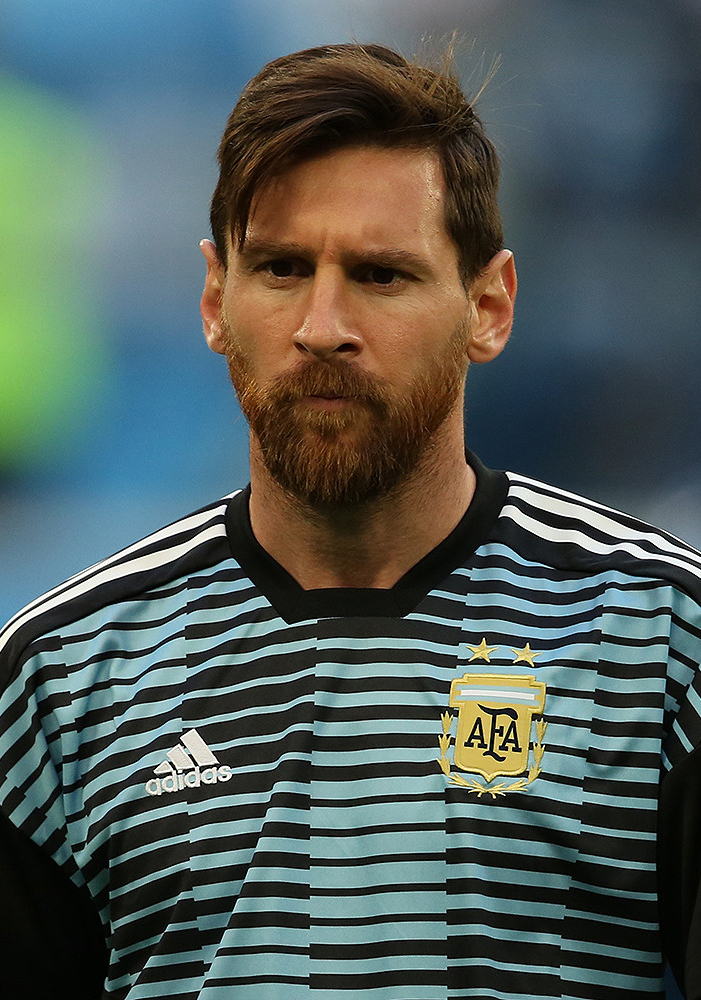
#> input picture Model/dataset/lionel_messi/Lionel_Messi_20180626.jpg, 701 x 1000 px
$ jupyter execute --allow-errors 'Sports celebrity classification.ipynb'   (shell and % lines are left out)
#> lines starting #> are read from the running program, lines starting #| are printed output that depends on the picture
[cell 1]
import numpy as np
import cv2
import matplotlib.pyplot as plt
import seaborn as sns

[cell 2]
img = cv2.imread('./dataset/lionel_messi/960.jpg')
#> (the rest of this cell did not finish here and is left out)

#> (a cell that did not finish here is left out)

#> (a cell that did not finish here is left out)

#> (a cell that did not finish here is left out)

[cell 6]
face_cascade = cv2.CascadeClassifier('./opencv/haarcascades/haarcascade_frontalface_default.xml')
eye_cascade = cv2.CascadeClassifier('./opencv/haarcascades/haarcascade_eye.xml')

#> (a cell that did not finish here is left out)

#> (a cell that did not finish here is left out)

#> (a cell that did not finish here is left out)

[cell 10]
cv2.destroyAllWindows()
#> (the rest of this cell did not finish here and is left out)

[cell 11]
plt.figure()
#> (the rest of this cell did not finish here and is left out)

#> (a cell that did not finish here is left out)

[cell 13]
def get_cropped_image_if_2_eyes(image_path):
    img = cv2.imread(image_path)
    gray = cv2.cvtColor(img, cv2.COLOR_BGR2GRAY)
    faces = face_cascade.detectMultiScale(gray, 1.3, 5)
    for (x,y,w,h) in faces:
        roi_gray = gray[y:y+h, x:x+w]
        roi_color = img[y:y+h, x:x+w]
        eyes = eye_cascade.detectMultiScale(roi_gray)
        if len(eyes) >= 2:
            return roi_color

[cell 14]
original_image = cv2.imread('./dataset/lionel_messi/960.jpg')
#> (the rest of this cell did not finish here and is left out)

#> (a cell that did not finish here is left out)

[cell 16]
cropped_image_2 = get_cropped_image_if_2_eyes('./dataset/lionel_messi/Lionel_Messi_20180626.jpg')
#> in get_cropped_image_if_2_eyes, img is the input picture: shape (1000, 701, 3); mean B, G, R 89.1, 92.7, 81.2
#> in get_cropped_image_if_2_eyes (call 2), `gray = cv2.cvtColor(img, cv2.COLOR_BGR2GRAY)`:
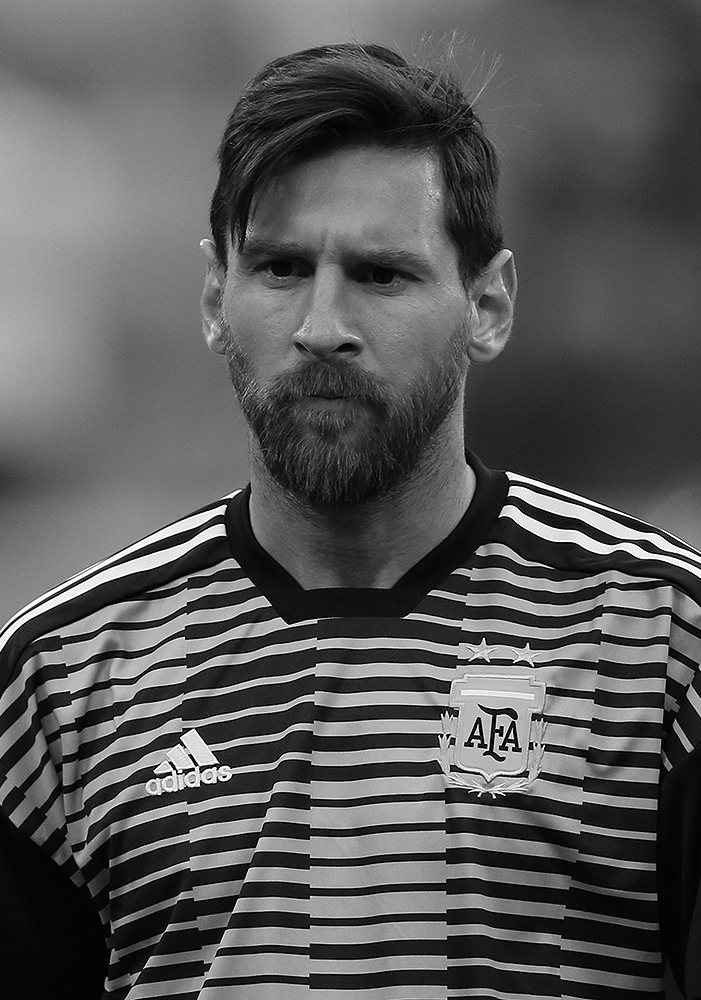
#> gray: shape (1000, 701); min 0, max 255, mean 88.8
#> in get_cropped_image_if_2_eyes (call 2), `faces = face_cascade.detectMultiScale(gray, 1.3, 5)`: faces = [[189, 164, 282, 282]]
#> the loop in get_cropped_image_if_2_eyes (call 2), `for (x,y,w,h) in faces:` made 1 pass
#> pass 1, in get_cropped_image_if_2_eyes (call 2), `roi_gray = gray[y:y+h, x:x+w]`:
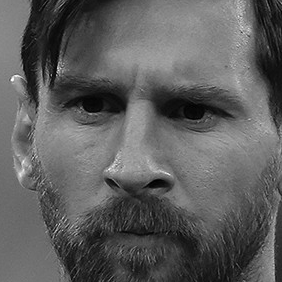
#> roi_gray: shape (282, 282); min 1, max 254, mean 94
#> pass 1, in get_cropped_image_if_2_eyes (call 2), `roi_color = img[y:y+h, x:x+w]`:
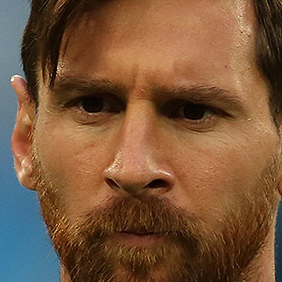
#> roi_color: shape (282, 282, 3); mean B, G, R 59.5, 86.7, 121.4
cropped_image_2

[cell 17]
path_to_data = './dataset/'
path_to_cr_data = './dataset/cropped/'

[cell 18]
import os
img_dirs = []
for entry in os.scandir(path_to_data):
    if entry.is_dir():
        img_dirs.append(entry.path)

[cell 19]
img_dirs

[cell 20]
import shutil
if os.path.exists(path_to_cr_data):
    shutil.rmtree(path_to_cr_data)
os.mkdir(path_to_cr_data)

[cell 21]
cropped_image_dirs = []
celebrity_file_names = {}
#> (the rest of this cell did not finish here and is left out)
